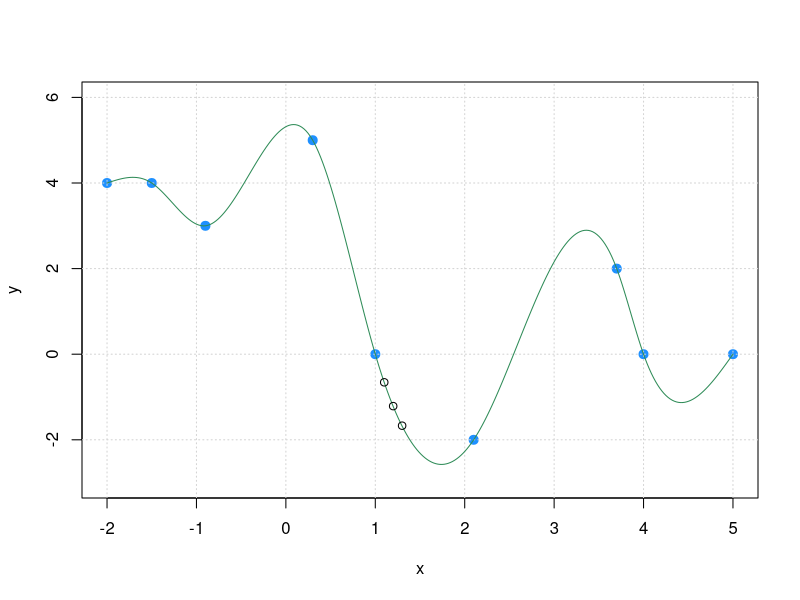

This chart was generated by the following R code:
x = c(-2,-1.5,-.9,0.3,1,2.1,3.7,4,5)
y = c(4,4,3,5,0,-2,2,0,0)

plot(x,y,pch=19,col='dodgerblue',cex=1.2,ylim=c(min(y)-1,max(y)+1))
grid()

############### Making Spine on Data Points x and y ###############
lines(spline(x,y,n=300,method='natural'),col='seagreen4')
# lines(spline(x,y,n=300,method='fmm'),col='red')

#explore using xout, too.
# use xout for you own points or n=300 for 300 evenly spaced
points(spline(x,y,xout=c(1.1,1.2,1.3),method='fmm'),col='black')

# n = 10
# x = sort(runif(n))
# y = cumsum(abs(rnorm(n)))
# plot(x,y,pch=20)
# lines(spline(x,y,n=100,method="natural"),col=2)
# lines(spline(x,y,n=100,method="hyman"),col=3)